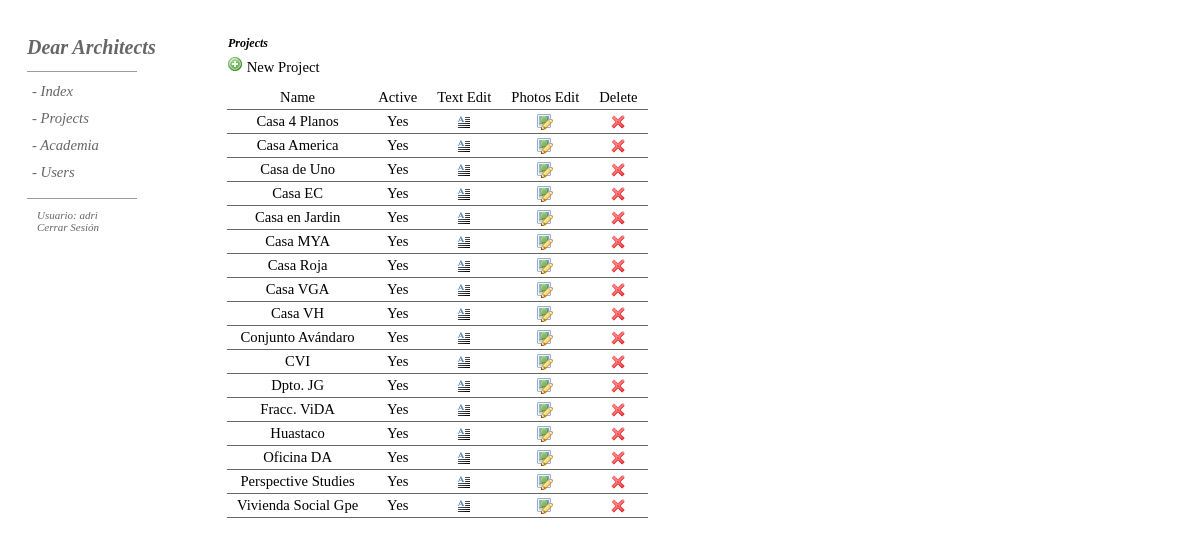
The page /admin/adminproject.php (signed in) on the database its author committed.
### tables this page shows
CREATE TABLE IF NOT EXISTS `projects` (
  `ID` int(5) NOT NULL AUTO_INCREMENT,
  `active` int(1) NOT NULL,
  `Project` varchar(100) NOT NULL,
  `Year` int(4) DEFAULT NULL,
  `Plot` varchar(50) DEFAULT NULL,
  `FootPrint` varchar(50) DEFAULT NULL,
  `BuiltArea` varchar(50) DEFAULT NULL,
  `Team` varchar(200) DEFAULT NULL,
  `Description` varchar(800) DEFAULT NULL,
  PRIMARY KEY (`ID`)
);

### public_html/admin/adminproject.php (the view, shortened to what this page needs)
<?php
if(isset($_COOKIE['ID_my_site']))
{
    $username = $_COOKIE['ID_my_site'];
}
else
{
header("Location: index.php");
}
$query_project =  sprintf("SELECT * FROM projects order by Project ASC");
$projects = mysql_query($query_project, $Base) or die(mysql_error());
$row_projects = mysql_fetch_assoc($projects);
?>
<!DOCTYPE HTML PUBLIC "-//W3C//DTD HTML 4.01 Transitional//EN"
"http://www.w3.org/TR/1999/REC-html401-19991224">
<html>
<head>
<link rel="stylesheet" href="CSS/estilos.css" type="text/css" />
<link rel="stylesheet" href="CSS/CSS.css" type="text/css" />
</head>
<body>
<div id="wrapper">
    <div id="leftcolumn">
        <div id="general">
        <p><?php echo "Usuario: ".$username;?></p>
        <p><a href="logout.php">Cerrar Sesi&oacute;n</a></p>
        </div>
    </div>
    <div id="rightcolumn">
        <p class="titulos">Projects</p>
        <span onclick="nuevaVentana()" style="cursor:pointer;"><img src="images/add.png" alt="New"> New Project</span>
        <table border="0" cellpadding="0" cellspacing="0" class="photos" style="padding-top: 10px;">
            <tr>
                <td>Name</td>
                <td>Active</td>
                <td>Text Edit</td>
                <td>Photos Edit</td>
                <td>Delete</td>
            </tr>
             <?php
        do {
            if($row_projects['Project'] != NULL){
            ?>
            <tr>
                <td><?php echo $row_projects['Project']; ?></td>
                <td>
                    <?php if($row_projects['active']==0){?>
                    <span style="color:#ccc;">No</span>
                   <?php }else{?>
                     <span  style="color:#000;">Yes</span>
                    <?php }?>
                </td>
                <td>
                    <a href="ptextedit.php?Project=<?php echo $row_projects['Project'];?>" title="Text Edit"><img src="images/text_dropcaps.png" alt="Text Edit" style="border: none;"/></a>
                </td>
                <td>
                    <?php if($row_projects['active']!=0) {?>
                    <a href="pphotoedit.php?Project=<?php echo $row_projects['Project'];?>" title="Photo Edit"><img src="images/picture_edit.png" alt="Photo Edit" style="border: none;"/></a>
                    <?php } ?>
                </td>
                <td>
                    <form method="POST" action="<?php echo $editFormAction; ?>" id="deleteform" name="deleteform">
                         <input type="image" name="Delete" title="Borrar Project" src="images/cross.png" alt="Borrar Project" onClick="return confirmSubmit()"/>
                    </form>
                </td>
            </tr>
             <?php } } while ($row_projects = mysql_fetch_assoc($projects)); ?>
        </table>
    </div>
</div>
</body>
</html>

### public_html/admin/CSS/estilos.css (style rules this page uses)
#general { position: relative; top:40px; }
#general p { font-family: "Georgia"; font-size: 11px; color: #666; font-style: italic; padding-left: 10px; }
#general p a { color: #666; text-decoration: none; }
.titulos { font-family: "Georgia"; font-weight:bold !important; font-style: italic; font-size: 12px; padding-bottom: 5px; padding-left: 1px; }
.photos { text-align: center; }
.photos td { padding: 3px 10px; border-bottom:1px #666 solid; }

### public_html/admin/CSS/CSS.css (style rules this page uses)
* { padding:0; margin:0 }
body { font:12px; font-family: "Georgia"; }
#wrapper { padding-top:36px; padding-left: 27px; }
#leftcolumn { float:left; width:200px; }
#rightcolumn { float:left; font-family: "Georgia"; font-size: 11pt; }
#leftcolumn #DA { font-family: "Georgia"; font-weight:bold !important; font-style: italic; font-size: 20px; }
#DA a , #DA a:hover { text-decoration: none; color:#666; }
#linea1 { border-top:1px #9C9C9C solid; width:110px; position: relative; top:12px; height: 0px; font-size: 0px; }
#linea2 { border-top:1px #9C9C9C solid; width:110px; position: relative; top:30px; height: 0px; font-size: 0px; }
.dropdown { display:block; position:relative; top:18px; font-family: "Georgia"; font-size: 11pt; font-weight: normal; font-style: italic; }
.dropdown dt { width:110px; padding:5px; padding-bottom: 5px !important; cursor:pointer; color:#666; }
.dropdown .upperdd { border-bottom:none }
.dropdown a, .dropdown a:active, .dropdown a:visited { display:block; font-family: "Georgia"; font-size: 11pt; font-weight: normal; font-style: italic; color:#666; text-decoration:none; background:white; }

### rows shown on the page
projects: Project "Casa 4 Planos", active "Yes"
projects: Project "Casa America", active "Yes"
projects: Project "Casa de Uno", active "Yes"
projects: Project "Casa EC", active "Yes"
projects: Project "Casa en Jardin", active "Yes"
projects: Project "Casa MYA", active "Yes"
projects: Project "Casa Roja", active "Yes"
projects: Project "Casa VGA", active "Yes"
projects: Project "Casa VH", active "Yes"
projects: Project "Conjunto Avándaro", active "Yes"
projects: Project "CVI", active "Yes"
projects: Project "Dpto. JG", active "Yes"
projects: Project "Fracc. ViDA", active "Yes"
projects: Project "Huastaco", active "Yes"
projects: Project "Oficina DA", active "Yes"
projects: Project "Perspective Studies", active "Yes"
projects: Project "Vivienda Social Gpe", active "Yes"

### other values the page prints
$username "adri"
